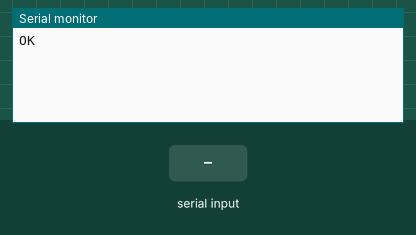
This sketch was run on a simulated Arduino Uno, built with avr-gcc and run on an emulated ATmega328P. Parts: the last lines printed to the serial monitor. The test bench sets the inputs (shaded band). Random numbers use the default seed unless the sketch sets one.

Above: at 1.2 s.
1.3 s: "OK\n" received over Serial
At 2.2 s:
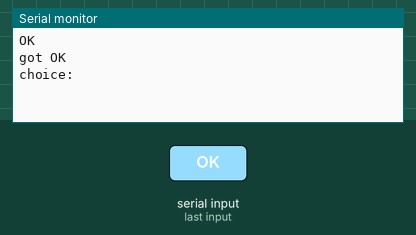
2.9 s: "1\n" received over Serial
At 4.4 s:
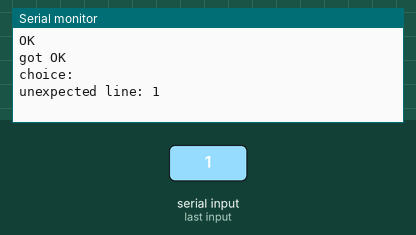

The sketch:

randomtest.ino
```cpp
void setup()
{
    Serial.begin(9600);
    Serial.print("OK\n");
    randomSeed(analogRead(A0));
}

int num = 1;
void loop()
{
    if(Serial.available())
    {
        delay(100);
        get_random();
    }
}
bool get_random()
{
    int albums = 1;
    String choice;
    while(true)
    {
        String line = Serial.readStringUntil('\n');
        if(line == "OK")
        {
            Serial.print("got OK\n");
            break;
        }
        int ind = line.indexOf(':');
        if(ind == -1)
        {
            Serial.print("unexpected line: ");
            Serial.print(line);
            Serial.print("\n");
            return false;
        }
        String album = line.substring(ind + 2);
        album.trim();

        if(album.length() == 0)
            continue;

        albums += 1;
        //Serial.println(album);
        if(random(1, albums) == 1)
            choice = album;
    }
    Serial.print("choice:");
    Serial.print(choice);
    Serial.print("\n");
}
```

Measured:
- after the input at 1.3 s, the serial monitor: prints a new line after 0.10 s (image 1)
- after the input at 2.9 s, the serial monitor: prints a new line after 0.10 s (image 2)
